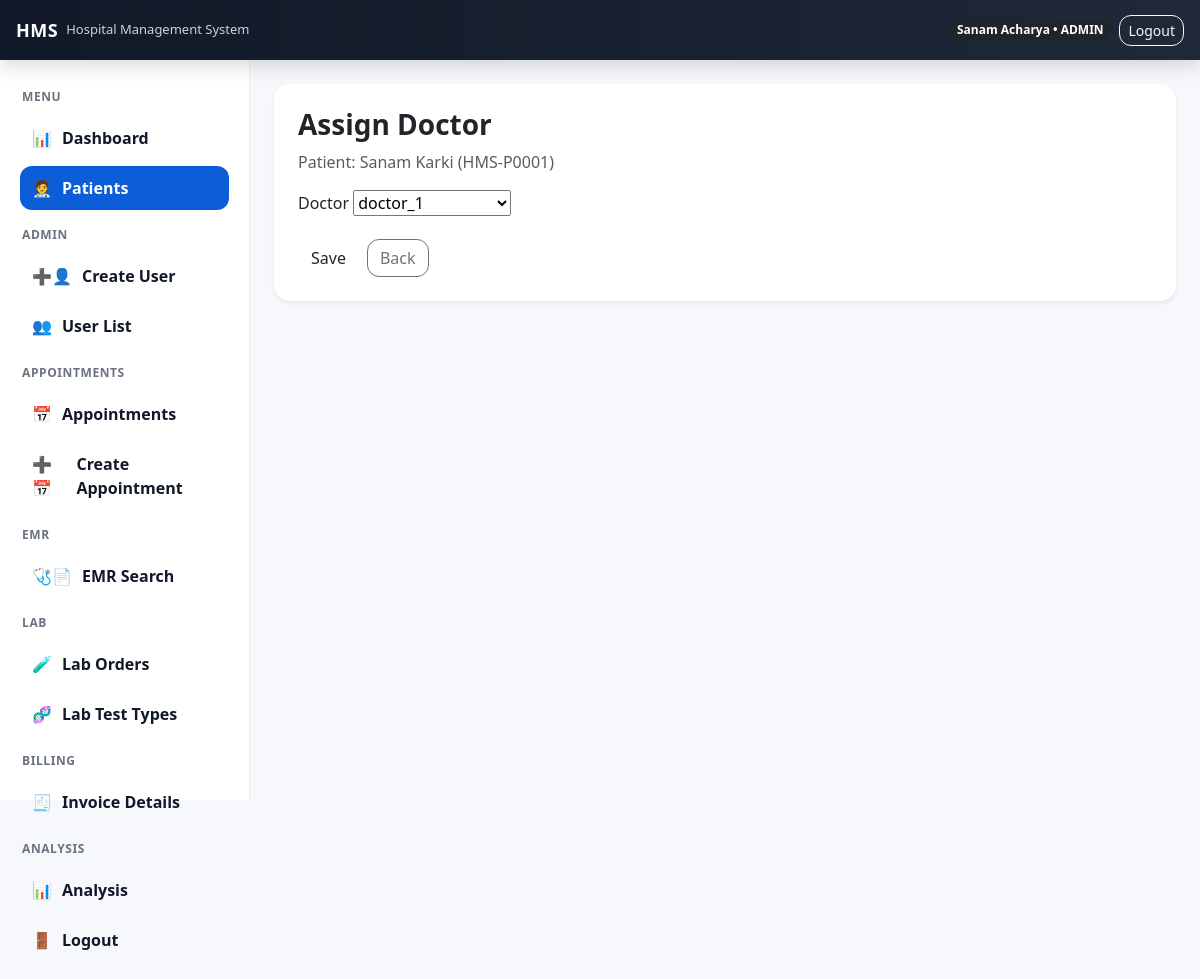
The page /patients/HMS-P0001/assign_doctor/ (signed in) on the database as committed earlier.
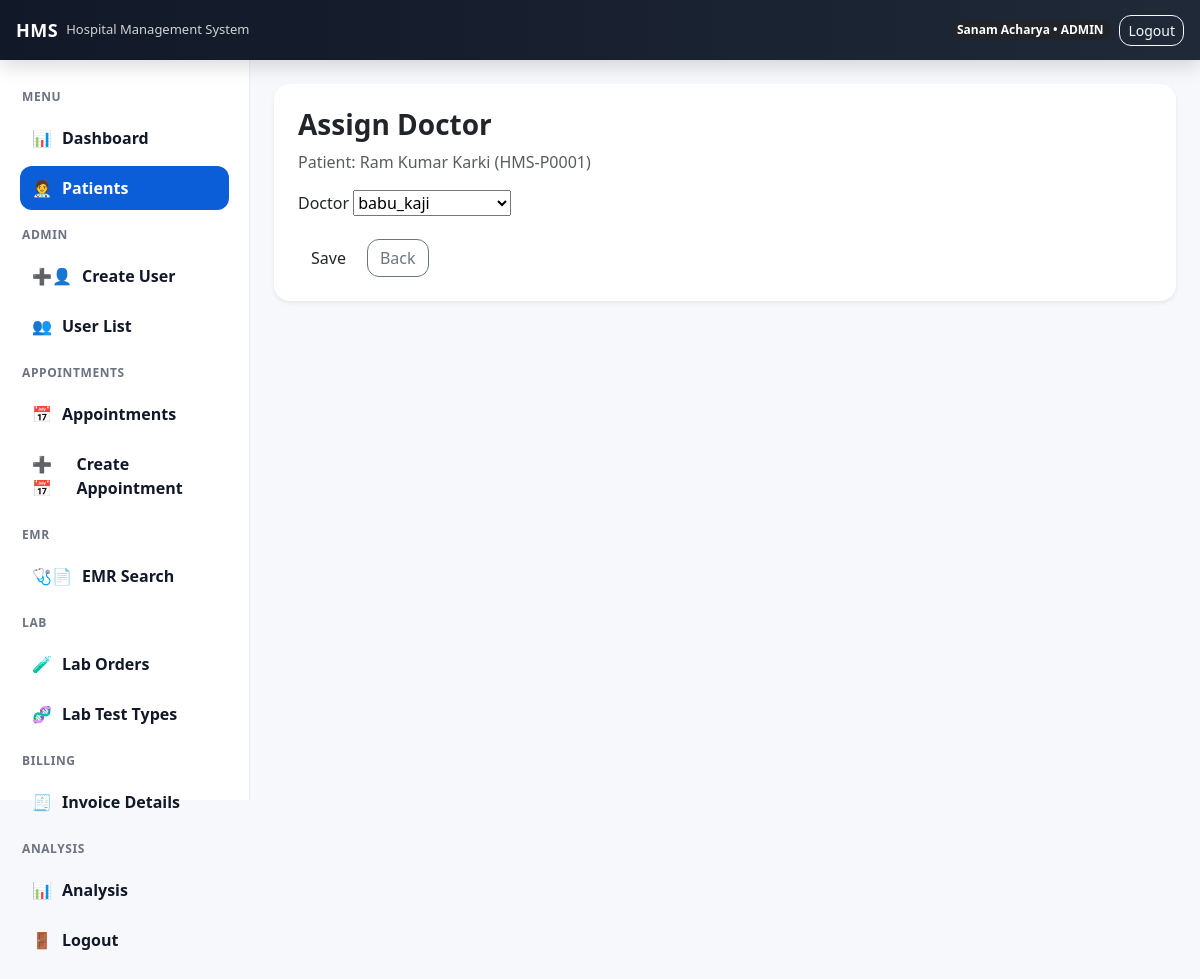
The same page on the database as committed later.
### accounts/models.py (models this page shows, shortened)
class Patient(models.Model):
    patient_id = models.CharField(max_length=20, unique=True, editable=False)
    full_name = models.CharField(max_length=150)
    phone_number = models.CharField(max_length=20, blank=True)
    email = models.EmailField(blank=True, null=True)
    address = models.CharField(max_length=255, blank=True)
    gender = models.CharField(max_length=10, choices=[("MALE", "Male"), ("FEMALE", "Female"), ("OTHER", "Other")], blank=True)
    dob = models.DateField(blank=True, null=True)
    created_at = models.DateTimeField(auto_now_add=True)
    assigned_doctor = models.ForeignKey(
        settings.AUTH_USER_MODEL,
        on_delete=models.SET_NULL,
        null=True,
        blank=True,
        related_name="assigned_patients",
        limit_choices_to={"role": "DOCTOR"}
    )

### accounts/views.py (the view)
# urls.py: path("patients/<str:patient_id>/assign_doctor/", assign_doctor_view, name="assign_doctor"),
@login_required
@roles_required("ADMIN", "RECEPTION")
def assign_doctor_view(request, patient_id):
    patient = get_object_or_404(Patient, patient_id=patient_id)
    form = AssignDoctorForm(request.POST or None, instance=patient)
    if request.method == "POST" and form.is_valid():
        form.save()
        messages.success(request, "Doctor assigned successfully.")
        return redirect("patient_detail", patient_id=patient.patient_id)
    return render(request, "accounts/assign_doctor.html", {"patient": patient, "form": form})

### accounts/forms.py
class AssignDoctorForm(forms.ModelForm):
    class Meta:
        model = Patient
        fields = ["assigned_doctor"]

### templates/accounts/assign_doctor.html (shortened to what this page needs)
{% extends "base.html" %}
{% block content %}
<div class="card p-4 shadow-sm">
    <h3 class="fw-bold mb-2">Assign Doctor</h3>
    <p class="text-muted mb-3">
        Patient: {{ patient.full_name }} ({{ patient.patient_id }})
    </p>
    <form method="post">
        <label class="form-label">Doctor</label>
        {{ form.assigned_doctor }}
        <div class="mt-3 d-flex gap-2">
            <button class="btn btn=-outline-success">Save</button>
            <a class="btn btn-outline-secondary" href="{% url 'patient_detail' patient.patient_id %}">Back</a>
        </div>
    </form>
</div>
{% endblock %}

Rows that differ between the two databases and show on the page:
removed Patient: full_name "Sanam Karki", patient_id "HMS-P0001", assigned_doctor "doctor_1"
added Patient: full_name "Ram Kumar Karki", patient_id "HMS-P0001", assigned_doctor "babu_kaji"
